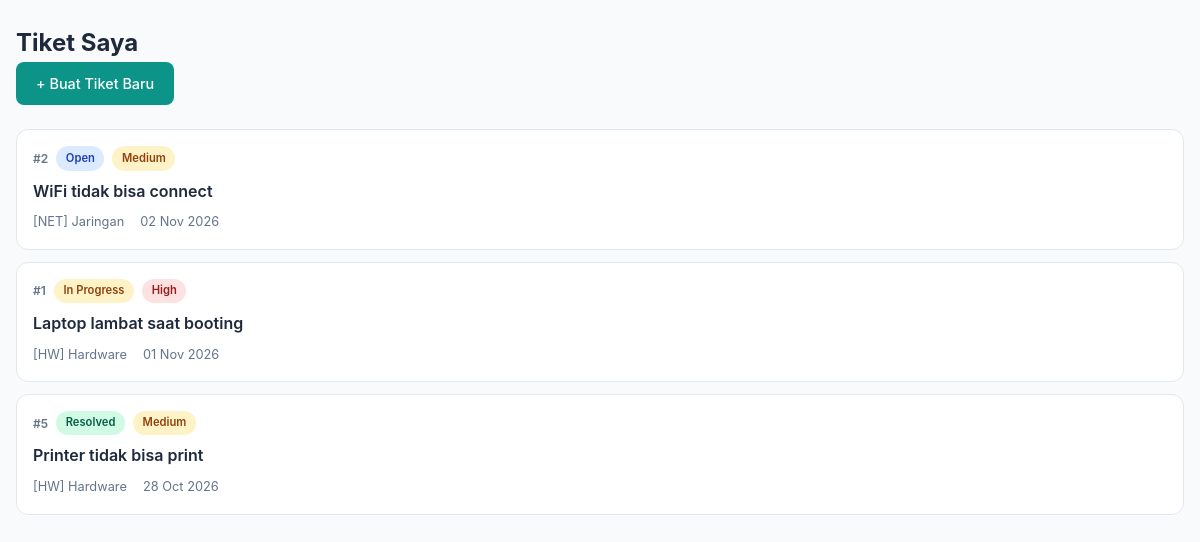
The page /user/tickets (signed in) on the database its author committed.
### tables this page shows
CREATE TABLE IF NOT EXISTS tickets (
    id INT AUTO_INCREMENT PRIMARY KEY,
    id_user INT NOT NULL,
    id_category INT NOT NULL,
    id_teknisi INT DEFAULT NULL,
    id_asset INT DEFAULT NULL,
    judul VARCHAR(255) NOT NULL,
    deskripsi TEXT NOT NULL,
    prioritas ENUM('low', 'medium', 'high', 'critical') NOT NULL DEFAULT 'medium',
    status ENUM('open', 'in_progress', 'waiting', 'resolved', 'closed') NOT NULL DEFAULT 'open',
    lampiran VARCHAR(255) DEFAULT NULL,
    sla_jam INT NOT NULL DEFAULT 48,
    created_at TIMESTAMP DEFAULT CURRENT_TIMESTAMP,
    updated_at TIMESTAMP DEFAULT CURRENT_TIMESTAMP ON UPDATE CURRENT_TIMESTAMP,
    resolved_at TIMESTAMP NULL DEFAULT NULL,
    FOREIGN KEY (id_user) REFERENCES users(id) ON DELETE CASCADE,
    FOREIGN KEY (id_category) REFERENCES categories(id) ON DELETE RESTRICT,
    FOREIGN KEY (id_teknisi) REFERENCES users(id) ON DELETE SET NULL,
    FOREIGN KEY (id_asset) REFERENCES assets(id) ON DELETE SET NULL
);

CREATE TABLE IF NOT EXISTS categories (
    id INT AUTO_INCREMENT PRIMARY KEY,
    nama VARCHAR(100) NOT NULL,
    deskripsi TEXT,
    icon VARCHAR(50) DEFAULT '',
    created_at TIMESTAMP DEFAULT CURRENT_TIMESTAMP
);

### Core/functions.php (called while the page is built, shortened)
<?php
function base_path($path)
{
    return BASE_PATH . $path;
}
function view($path, $attributes = [])
{
    extract($attributes);
    require base_path('views/' . $path);
}

### controllers/user/tickets/index.php (called while the page is built, shortened)
<?php
$db = App::resolve(Database::class);
$userId = $_SESSION['user']['id'];
$tickets = $db->query(
    'SELECT t.*, c.nama AS kategori_nama, c.icon AS kategori_icon,
            u.nama AS teknisi_nama
     FROM tickets t
     JOIN categories c ON t.id_category = c.id
     LEFT JOIN users u ON t.id_teknisi = u.id
     WHERE t.id_user = :id_user
     ORDER BY t.created_at DESC',
    ['id_user' => $userId]
)->getAll();
view('dashboard_user/tickets/index.view.php', [
    'css' => 'dashboard.css',
    'title' => 'Tiket Saya - TiketIT',
    'tickets' => $tickets,
]);

### public/index.php (called while the page is built, shortened)
<?php
require BASE_PATH.'Core/functions.php';
spl_autoload_register(function ($class) {
    $class = str_replace('\\', DIRECTORY_SEPARATOR, $class);
});
require base_path('bootstrap.php');
$router = new \Core\Router();
$uri = parse_url($_SERVER['REQUEST_URI'])['path'];
$method = $_POST['_method'] ?? $_SERVER['REQUEST_METHOD'];
$router->route($uri, $method);

### Core/App.php (called while the page is built, shortened)
<?php
class App
{
    protected static $container;
    public static function setContainer($container)
    {
        static::$container = $container;
    }
    public static function container()
    {
        return static::$container;
    }
    public static function resolve($key)
    {
        return static::container()->resolve($key);
    }
}

### Core/Container.php (called while the page is built, shortened)
<?php
class Container
{
    protected $bindings = [];
    public function bind($key, $resolver)
    {
        $this->bindings[$key] = $resolver;
    }
    public function resolve($key)
    {
        $resolver = $this->bindings[$key];
        return call_user_func($resolver);
    }
}

### config.php (called while the page is built, shortened)
<?php
$config = [
    'database' => [
        'host' => getenv('DB_HOST') ?: 'localhost',
        'port' => getenv('DB_PORT') ?: 3306,
        'dbname' => getenv('DB_NAME') ?: 'tiketit',
        'charset' => 'utf8mb4',
        'username' => getenv('DB_USER') ?: 'root',
        'password' => getenv('DB_PASS') ?: '',
    ],
    'app' => [
        'name' => 'TiketIT',
        'version' => '1.0.0',
        'timezone' => 'Asia/Jakarta',
    ],
];
$local = __DIR__ . '/config.local.php';
return $config;

### bootstrap.php (called while the page is built, shortened)
<?php
$container = new Container();
$container->bind('Core\Database', function () {
    $config = require base_path('config.php');
    return new Database(
        $config['database'],
        $config['database']['username'] ?? 'root',
        $config['database']['password'] ?? ''
    );
});

### Core/Database.php (called while the page is built, shortened)
<?php
class Database
{
    public $connection;
    public $statement;
    public function __construct($config, $username = 'root', $password = '')
    {
        $dsn = 'mysql:' . http_build_query($config, '', ';');
        $this->connection = new PDO($dsn, $username, $password, [
           PDO::ATTR_DEFAULT_FETCH_MODE => PDO::FETCH_ASSOC
        ]);
    }
    public function query($query, $params = [])
    {
        $this->statement = $this->connection->prepare($query);
        $this->statement->execute($params);
        return $this;
    }
    public function getAll()
    {
        return $this->statement->fetchAll();
    }
}

### views/dashboard_user/tickets/index.view.php (the view, shortened to what this page needs)
<?php require base_path('views/partials/head.php') ?>
<div class="dashboard-container">
    <div class="dashboard-header">
        <h1>Tiket Saya</h1>
        <a href="/user/tickets/create" class="btn-primary">+ Buat Tiket Baru</a>
    </div>
    <?php if (empty($tickets)): ?>
        <div class="empty-state">
            <div class="empty-icon"></div>
            <p>Belum ada tiket. Buat tiket pertama Anda!</p>
            <a href="/user/tickets/create" class="btn-primary">Buat Tiket</a>
        </div>
    <?php else: ?>
        <div class="ticket-list">
            <?php foreach ($tickets as $ticket): ?>
                <a href="/user/tickets/detail?id=<?= $ticket['id'] ?>" class="ticket-card">
                    <div class="ticket-header">
                        <span class="ticket-id">#<?= $ticket['id'] ?></span>
                        <span class="badge badge-<?= $ticket['status'] ?>"><?= ucfirst(str_replace('_', ' ', $ticket['status'])) ?></span>
                        <span class="badge badge-priority-<?= $ticket['prioritas'] ?>"><?= ucfirst($ticket['prioritas']) ?></span>
                    </div>
                    <h3 class="ticket-title"><?= htmlspecialchars($ticket['judul']) ?></h3>
                    <div class="ticket-meta">
                        <span><?= $ticket['kategori_icon'] ?> <?= htmlspecialchars($ticket['kategori_nama']) ?></span>
                        <span> <?= date('d M Y', strtotime($ticket['created_at'])) ?></span>
                    </div>
                </a>
            <?php endforeach; ?>
        </div>
    <?php endif; ?>
</div>
<?php require base_path('views/partials/foot.php') ?>

### Core/Router.php (shortened to what this page needs)
<?php
class Router
{
    protected $routes = [];
    public function add($method, $uri, $controller)
    {
        $this->routes[] = [
            'uri' => $uri,
            'controller' => $controller,
            'method' => $method
        ];
    }
    public function route($uri, $method)
    {
        foreach ($this->routes as $route) {
            if ($route['uri'] === $uri && $route['method'] === strtoupper($method)) {
                return require base_path($route['controller']);
            }
        }
    }
}

### public/css/dashboard.css (style rules this page uses)
:root { --primary: #0d9488; --primary-light: #14b8a6; --primary-dark: #0f766e; --primary-50: #f0fdfa; --primary-100: #ccfbf1; --bg: #f8fafc; --bg-card: #ffffff; --bg-sidebar: #0f766e; --text: #1e293b; --text-muted: #64748b; --border: #e2e8f0; --success: #22c55e; --warning: #f59e0b; --danger: #ef4444; --info: #3b82f6; --shadow: 0 1px 3px rgba(0,0,0,0.1); }
* { box-sizing: border-box; margin: 0; padding: 0; }
body { font-family: 'Inter', 'Segoe UI', system-ui, sans-serif; background: var(--bg); color: var(--text); line-height: 1.6; }
.dashboard-container { max-width: 1200px; margin: 0 auto; padding: 1.5rem 1rem; }
.dashboard-header { margin-bottom: 1.5rem; }
.dashboard-header h1 { font-size: 1.5rem; font-weight: 700; }
.ticket-list { display: flex; flex-direction: column; gap: 0.75rem; }
.ticket-card { background: var(--bg-card); border: 1px solid var(--border); border-radius: 0.75rem; padding: 1rem; text-decoration: none; color: var(--text); transition: all 0.2s; display: block; }
.ticket-header { display: flex; align-items: center; gap: 0.5rem; margin-bottom: 0.5rem; flex-wrap: wrap; }
.ticket-id { font-size: 0.75rem; color: var(--text-muted); font-weight: 600; }
.ticket-title { font-size: 1rem; font-weight: 600; margin-bottom: 0.5rem; }
.ticket-meta { display: flex; gap: 1rem; font-size: 0.8rem; color: var(--text-muted); flex-wrap: wrap; }
.badge { padding: 0.2rem 0.6rem; border-radius: 9999px; font-size: 0.7rem; font-weight: 600; text-transform: capitalize; }
.badge-open { background: #dbeafe; color: #1e40af; }
.badge-in_progress { background: #fef3c7; color: #92400e; }
.badge-resolved { background: #d1fae5; color: #065f46; }
.badge-priority-medium { background: #fef3c7; color: #92400e; }
.badge-priority-high { background: #fee2e2; color: #991b1b; }
.btn-primary { padding: 0.625rem 1.25rem; background: var(--primary); color: white; border: none; border-radius: 0.5rem; font-weight: 500; font-size: 0.9rem; cursor: pointer; transition: all 0.2s; text-decoration: none; display: inline-block; }

### rows shown on the page
tickets: id "2", status "Open", prioritas "Medium", judul "WiFi tidak bisa connect", id_category.icon "[NET]", id_category.nama "Jaringan", created_at "02 Nov 2026"
tickets: id "1", status "In Progress", prioritas "High", judul "Laptop lambat saat booting", id_category.icon "[HW]", id_category.nama "Hardware", created_at "01 Nov 2026"
tickets: id "5", status "Resolved", prioritas "Medium", judul "Printer tidak bisa print", id_category.icon "[HW]", id_category.nama "Hardware", created_at "28 Oct 2026"
